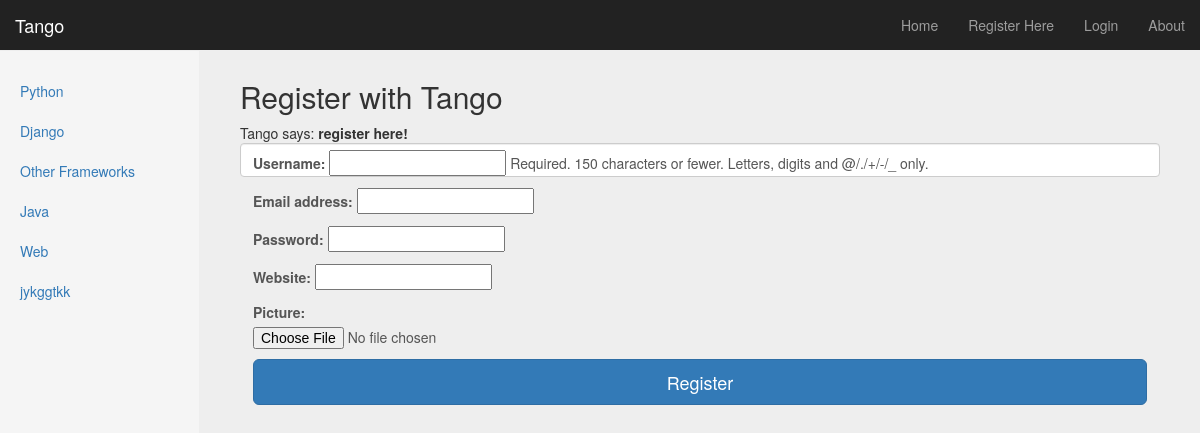
The page /tango/register/ on the database its author committed.
### tango/models.py (models this page shows, shortened)
class Category(models.Model):
    name=models.CharField(max_length=128,unique=True)
    views=models.IntegerField(default=0)
    likes=models.IntegerField(default=0)
    slug = models.SlugField(unique=True)

### tango/views.py (the view)
def register(request):
    if request.session.test_cookie_worked():
        print ">>> TEST COOKIE WORKED!"
        request.session.delete_test_cookie()
    registered =False
    if request.method =='POST':
        user_form=UserForm(data=request.POST)
        profile_form=UserProfileForm(data=request.POST)
        if user_form.is_valid() and profile_form.is_valid():
            user = user_form.save()
            user.set_password(user.password)
            user.save()
            profile = profile_form.save(commit=False)
            profile.user = user
            if 'picture' in request.FILES:
                profile.picture = request.FILES['picture']
            profile.save()
            registered = True
        else:
            print user_form.errors,profile_form.errors
    else:
        user_form = UserForm()
        profile_form=UserProfileForm()
    return render(request,
        'tango/register.html',
        {'user_form':user_form,'profile_form':profile_form,'registered':registered})

### tango/form.py
class UserForm(forms.ModelForm):
    password = forms.CharField(widget=forms.PasswordInput())
    class Meta:
        model=User
        fields= ('username','email','password')

class UserProfileForm(forms.ModelForm):
    class Meta:
        model =UserProfiles
        fields=('website','picture')

### tango/templatetags/tango_extras.py (called while the page is built)
@register.inclusion_tag('tango/cats.html')
def get_category_list(cat=None):
	return {'cats':Category.objects.all(),'act_cat':cat}

### templates/tango/register.html (shortened to what this page needs)
 {% extends 'base.html' %}
 {% load static %}
 {% block body_block %}
 <link rel="stylesheet" type="text/css" href="{% static 'signin.css' %}">
 <div>
	<h2>Register with Tango</h2>
	{% if registered %}
	Tango says: <strong>thank you for registering!</strong>
	<a href="/tango/">Return to the homepage.</a><br />
	{% else %}
	Tango says: <strong>register here!</strong><br />
	<form  class="form-control" id="user_form" method="post" action="/tango/register/" enctype="multipart/form-data">
		{{user_form.as_p}}
		{{profile_form.as_p}}
		<button class="btn btn-lg btn-primary btn-block" type="submit" value="Submit">Register</button>
	</form>
	{% endif%}
	</div>
 {% endblock %}

### templates/tango/cats.html
{% if cats %}
<ul class="nav nav-sidebar">
	{% for c in cats %}
	{% if c == act_cat %}
	    <li class="active" >
	   {% else %}
		<li>{% endif %}
	<a href="{% url 'category' c.slug %}">{{ c.name }}</a></li>
	{% endfor %}
{% else %}
    <li><strong>There are no category present.</strong></li>
    </ul>
{% endif %}

### tango/static/dashboard.css (style rules this page uses)
body { padding-top: 50px; }
.nav-sidebar { margin-right: -21px; margin-bottom: 20px; margin-left: -20px; }
.nav-sidebar > li > a { padding-right: 20px; padding-left: 20px; }

### tango/static/signin.css (style rules this page uses)
body { padding-top: 40px; padding-bottom: 40px; background-color: #eee; }

### rows shown on the page
Category: name "Python"
Category: name "Django"
Category: name "Other Frameworks"
Category: name "Java"
Category: name "Web"
Category: name "jykggtkk"
